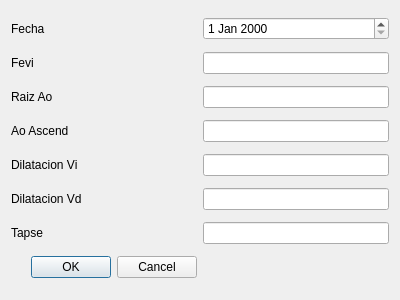
<?xml version="1.0" encoding="UTF-8"?>
<ui version="4.0">
 <class>EcoDialog</class>
 <widget class="QDialog" name="EcoDialog">
  <property name="geometry">
   <rect>
    <x>0</x>
    <y>0</y>
    <width>400</width>
    <height>300</height>
   </rect>
  </property>
  <property name="windowTitle">
   <string>Dialog</string>
  </property>
  <layout class="QGridLayout" name="gridLayout">
   <item row="2" column="0">
    <widget class="QLabel" name="labelFevi">
     <property name="text">
      <string>Fevi</string>
     </property>
    </widget>
   </item>
   <item row="3" column="0">
    <widget class="QLabel" name="labelRaizAo">
     <property name="text">
      <string>Raiz Ao</string>
     </property>
    </widget>
   </item>
   <item row="2" column="1">
    <widget class="QLineEdit" name="lineEditFevi"/>
   </item>
   <item row="4" column="0">
    <widget class="QLabel" name="label_3">
     <property name="text">
      <string>Ao Ascend</string>
     </property>
    </widget>
   </item>
   <item row="8" column="0">
    <widget class="QDialogButtonBox" name="buttonBox">
     <property name="orientation">
      <enum>Qt::Horizontal</enum>
     </property>
     <property name="standardButtons">
      <set>QDialogButtonBox::Cancel|QDialogButtonBox::Ok</set>
     </property>
    </widget>
   </item>
   <item row="1" column="0">
    <widget class="QLabel" name="label">
     <property name="text">
      <string>Fecha</string>
     </property>
    </widget>
   </item>
   <item row="1" column="1">
    <widget class="QDateEdit" name="dateEditFechaEco"/>
   </item>
   <item row="7" column="0">
    <widget class="QLabel" name="label_5">
     <property name="text">
      <string>Tapse</string>
     </property>
    </widget>
   </item>
   <item row="5" column="0">
    <widget class="QLabel" name="label_4">
     <property name="text">
      <string>Dilatacion Vi</string>
     </property>
    </widget>
   </item>
   <item row="6" column="0">
    <widget class="QLabel" name="label_6">
     <property name="text">
      <string>Dilatacion Vd</string>
     </property>
    </widget>
   </item>
   <item row="3" column="1">
    <widget class="QLineEdit" name="lineEditRaizAo"/>
   </item>
   <item row="4" column="1">
    <widget class="QLineEdit" name="lineEditAoAsc"/>
   </item>
   <item row="5" column="1">
    <widget class="QLineEdit" name="lineEditDilatVi"/>
   </item>
   <item row="6" column="1">
    <widget class="QLineEdit" name="lineEditDilataVd"/>
   </item>
   <item row="7" column="1">
    <widget class="QLineEdit" name="lineEditTapse"/>
   </item>
  </layout>
 </widget>
 <resources/>
 <connections>
  <connection>
   <sender>buttonBox</sender>
   <signal>accepted()</signal>
   <receiver>EcoDialog</receiver>
   <slot>accept()</slot>
   <hints>
    <hint type="sourcelabel">
     <x>248</x>
     <y>254</y>
    </hint>
    <hint type="destinationlabel">
     <x>157</x>
     <y>274</y>
    </hint>
   </hints>
  </connection>
  <connection>
   <sender>buttonBox</sender>
   <signal>rejected()</signal>
   <receiver>EcoDialog</receiver>
   <slot>reject()</slot>
   <hints>
    <hint type="sourcelabel">
     <x>316</x>
     <y>260</y>
    </hint>
    <hint type="destinationlabel">
     <x>286</x>
     <y>274</y>
    </hint>
   </hints>
  </connection>
 </connections>
</ui>
